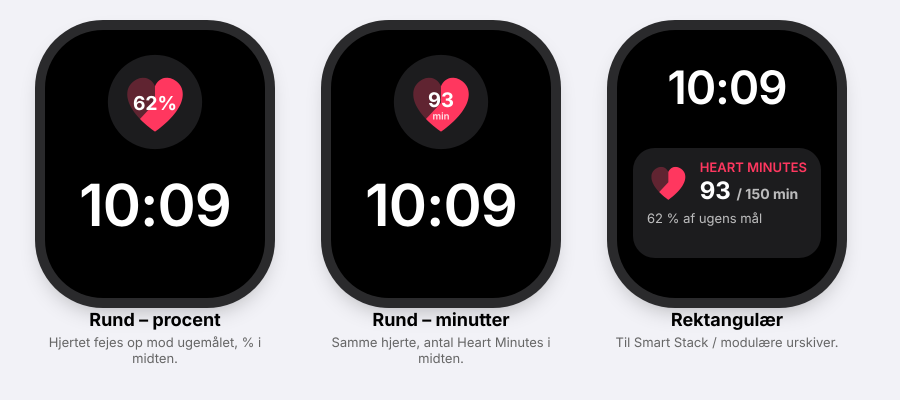
#> input picture Design/watch-complication-sketch.png, 1800 x 800 px, given in place of raw-home.png, which was not available (shown at 1/2 size)
$ python compose.py ../../Design ../../Design/watch-complication-sketch.png
#> lines starting #> are read from the running program, lines starting #| are printed output that depends on the picture; after the words box and inside, x2 and y2 are one past the last pixel; in counts of white or black regions, pixels touching at a corner belong together
"""Composes App Store screenshots: a headline and a subline on a soft background above a framed app screenshot.

Usage: python compose.py SHOTS_DIR OUT_DIR (needs Pillow and the SF Pro Rounded font from macOS).
SHOTS_DIR holds raw Simulator screenshots (iPhone 17 Pro Max, 1320 × 2868) of the app launched with `-DemoData YES`:
raw-home.png the widget page left of the Home Screen (Today View) with the large, medium and small widget, raw-1.png Overview,
raw-2c.png a workout in the heart rate chart, raw-3.png Settings, raw-4.png Overview in dark mode.
"""
import sys
from PIL import Image, ImageDraw, ImageFilter, ImageFont

W, H = 1320, 2868
ACCENT = (224, 5, 69)
FONT = "/System/Library/Fonts/SFNSRounded.ttf"


def font(size, weight):
    f = ImageFont.truetype(FONT, size)
    try:
        f.set_variation_by_name(weight)
    except Exception:
        pass
    return f


def gradient(top, bottom):
#> called with top = (255, 241, 245), bottom = (255, 220, 231)
    img = Image.new("RGB", (W, H), top)
    d = ImageDraw.Draw(img)
    for y in range(H):
        t = y / (H - 1)
        d.line([(0, y), (W, y)], fill=tuple(int(top[i] + (bottom[i] - top[i]) * t) for i in range(3)))
    return img


def wrap(draw, text, f, width):
    words, lines, line = text.split(), [], ""
    for w in words:
        test = (line + " " + w).strip()
        if draw.textlength(test, font=f) <= width or not line:
            line = test
        else:
            lines.append(line)
            line = w
    lines.append(line)
    return lines


def compose(shot, out, title, sub, dark=False, shot_width=1040, top=170):
    bg = gradient((44, 8, 22), (12, 2, 8)) if dark else gradient((255, 241, 245), (255, 220, 231))
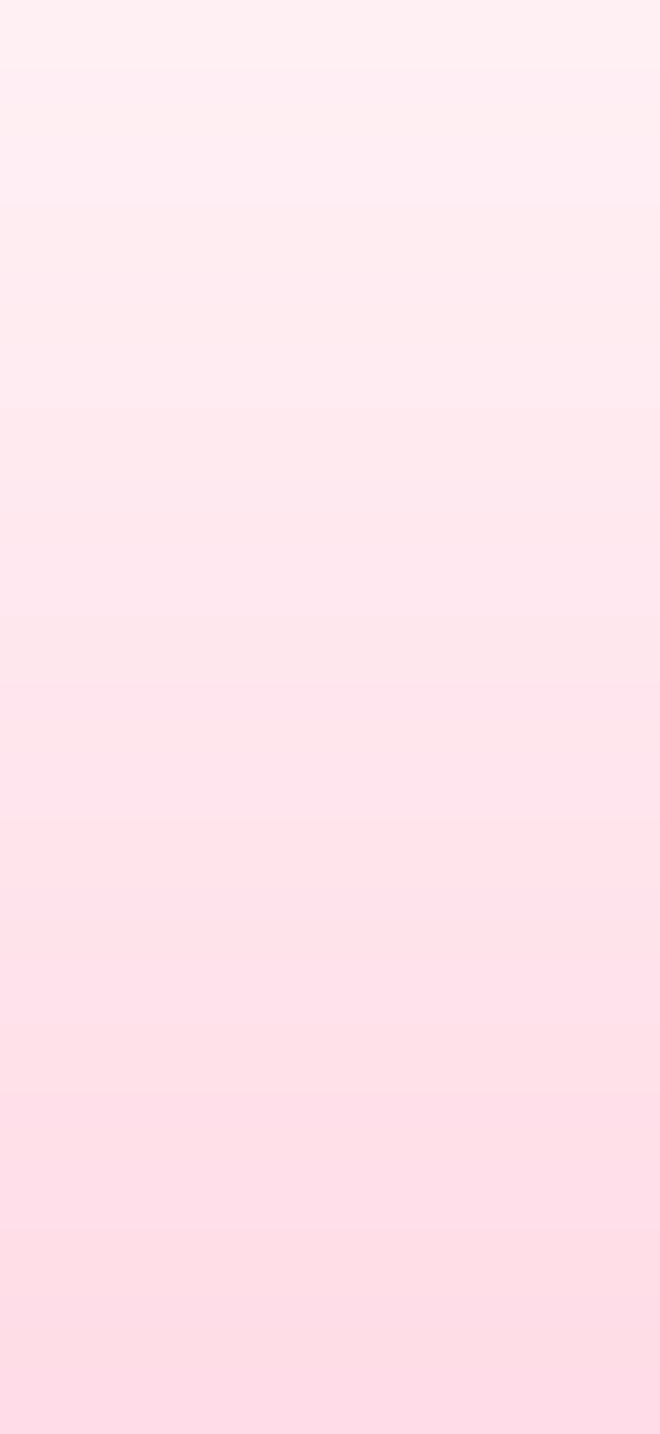
#> bg: PIL image 1320x2868 RGB (shown at 1/2 size); mean R, G, B 255, 230, 237.5
    d = ImageDraw.Draw(bg)
    title_f, sub_f = font(100, "Bold"), font(52, "Medium")
    y = top
    for line in wrap(d, title, title_f, W - 140):
#> in wrap, `words, lines, line = text.split(), [], ""`: words = ['Always', 'in', 'view']; line = ''
        d.text((W / 2, y), line, font=title_f, fill=(255, 92, 140) if dark else ACCENT, anchor="ma")
        y += 116
#> this loop made 1 pass
#> after the loop, y = 286
    y += 18
#> y = 304
    for line in wrap(d, sub, sub_f, W - 200):
        d.text((W / 2, y), line, font=sub_f, fill=(225, 205, 212) if dark else (88, 64, 72), anchor="ma")
        y += 66
#> this loop made 2 passes
#> (line, y) on passes 1 to 2: ('Your heart ring and week on the Home', 370), ('Screen', 436)
#> after the loop, y = 436
    y += 56
#> y = 492

    img = Image.open(shot).convert("RGB")
#> img is the input picture: PIL image 1800x800 RGB; mean R, G, B 121.6, 119.5, 122.5
    h = round(img.height * shot_width / img.width)
#> h = 462
    img = img.resize((shot_width, h), Image.LANCZOS)
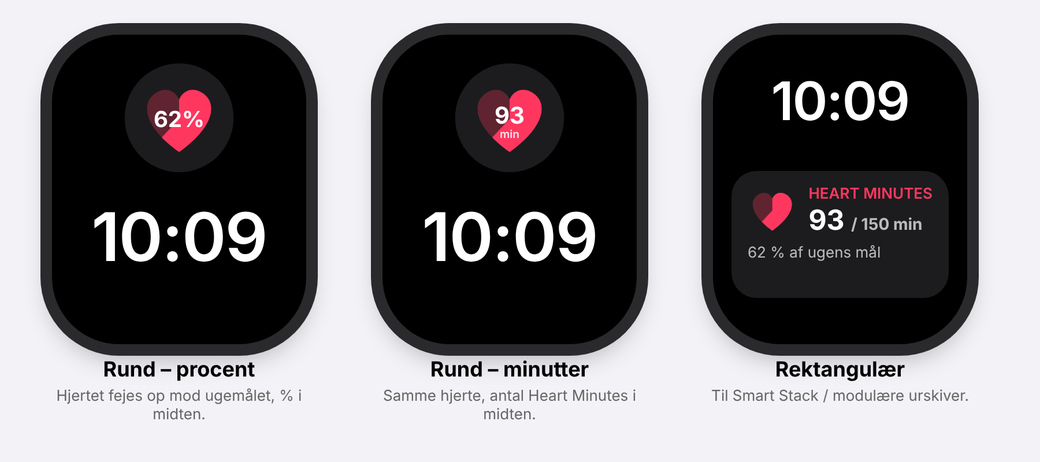
#> img: PIL image 1040x462 RGB; mean R, G, B 121.6, 119.6, 122.5
    radius = 96
    mask = Image.new("L", img.size, 0)
#> mask: PIL image 1040x462 L; every value is 0
    ImageDraw.Draw(mask).rounded_rectangle([0, 0, img.width - 1, img.height - 1], radius, fill=255)
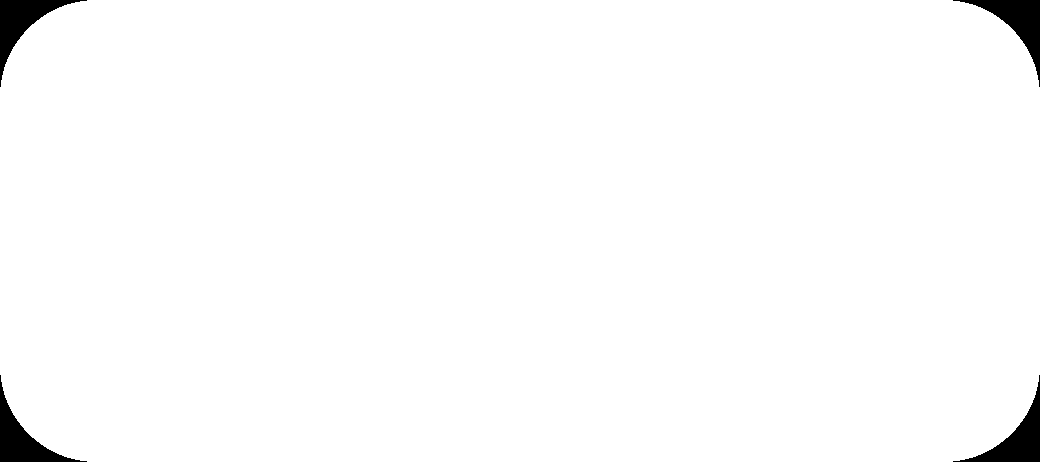
#> mask: PIL image 1040x462 L; 98.3% white; 4 black regions, box (x1, y1, x2, y2) and area: (0, 0, 87, 87) 2004, (953, 0, 1040, 87) 2004, (0, 375, 87, 462) 2004, (953, 375, 1040, 462) 2004
    x = (W - shot_width) // 2
    # Soft shadow and a thin frame.
    shadow = Image.new("RGBA", (W, H), (0, 0, 0, 0))
#> shadow: PIL image 1320x2868 RGBA; every value is 0
    ImageDraw.Draw(shadow).rounded_rectangle([x - 6, y + 14, x + shot_width + 6, y + h + 26], radius + 6,
                                             fill=(0, 0, 0, 110 if dark else 60))
    shadow = shadow.filter(ImageFilter.GaussianBlur(28))
    bg.paste(shadow, (0, 0), shadow)
    d = ImageDraw.Draw(bg)
    d.rounded_rectangle([x - 10, y - 10, x + shot_width + 10, y + h + 10], radius + 10,
                        fill=(70, 70, 76) if dark else (255, 255, 255))
    bg.paste(img, (x, y), mask)
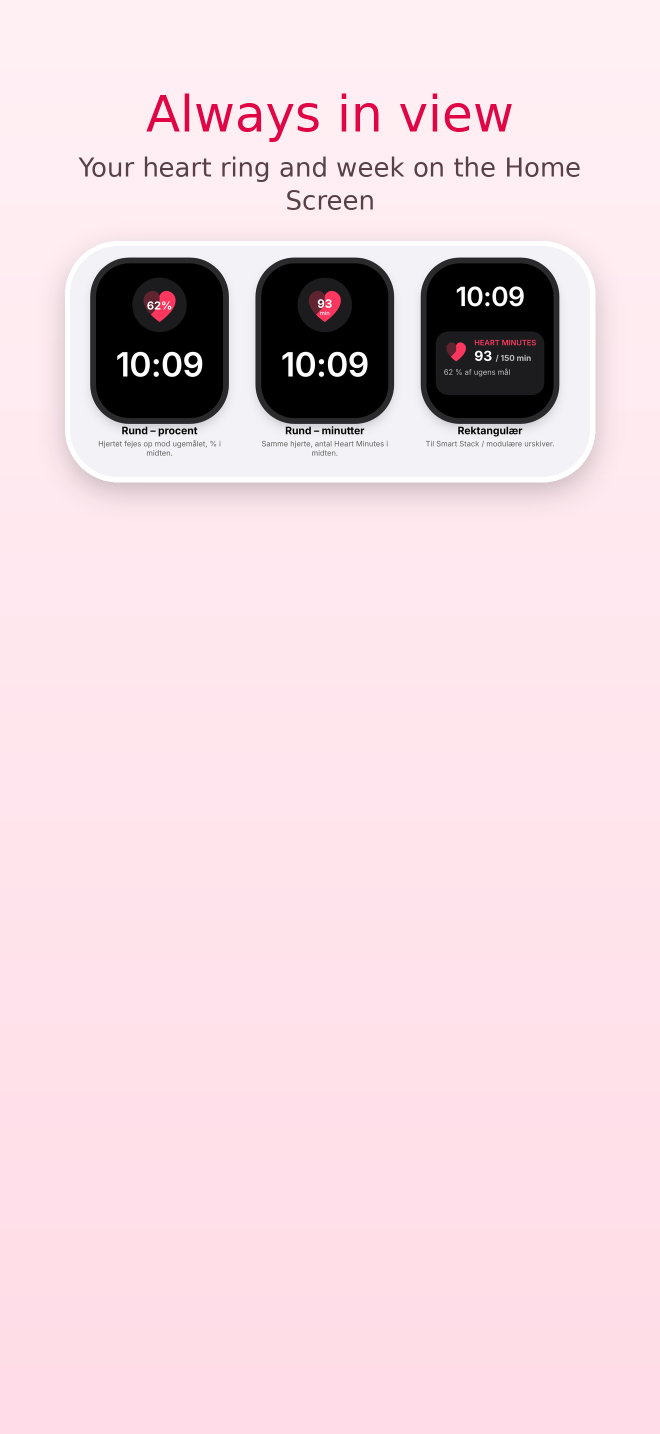
#> bg: PIL image 1320x2868 RGB (shown at 1/2 size); mean R, G, B 237, 213.6, 220.9
    bg.save(out)


if __name__ == "__main__":
    src, dst = sys.argv[1], sys.argv[2]
    # Widgets and complications first: they are the app's main interface.
    compose(f"{src}/raw-home.png", f"{dst}/1-home.png", "Always in view",
            "Your heart ring and week on the Home Screen")
    compose(f"{src}/raw-1.png", f"{dst}/4-week.png", "Workouts + everyday activity",
            "Brisk walks and bike rides are logged automatically in the background")
#> call 2 of compose, with shot = '../../Design/raw-1.png', title = 'Workouts + everyday activity', dark = False, shot_width = 1040, top = 170
#> the loop in compose (call 2), `for line in wrap(d, title, title_f, W - 140):` made 2 passes
#> (line, y) on passes 1 to 2: ('Workouts + everyday', 286), ('activity', 402)
#> after the loop in compose (call 2), `for line in wrap(d, title, title_f, W - 140):`: y = 402
#> in compose (call 2), `y += 18`: y = 420
#> the loop in compose (call 2), `for line in wrap(d, sub, sub_f, W - 200):` made 2 passes
#> (line, y) on passes 1 to 2: ('Brisk walks and bike rides are logged', 486), ('automatically in the background', 552)
#> after the loop in compose (call 2), `for line in wrap(d, sub, sub_f, W - 200):`: y = 552
#> in compose (call 2), `y += 56`: y = 608
#> in compose (call 2), `ImageDraw.Draw(shadow).rounded_rectangle([x - 6, y + 14, x + shot_widt..`:
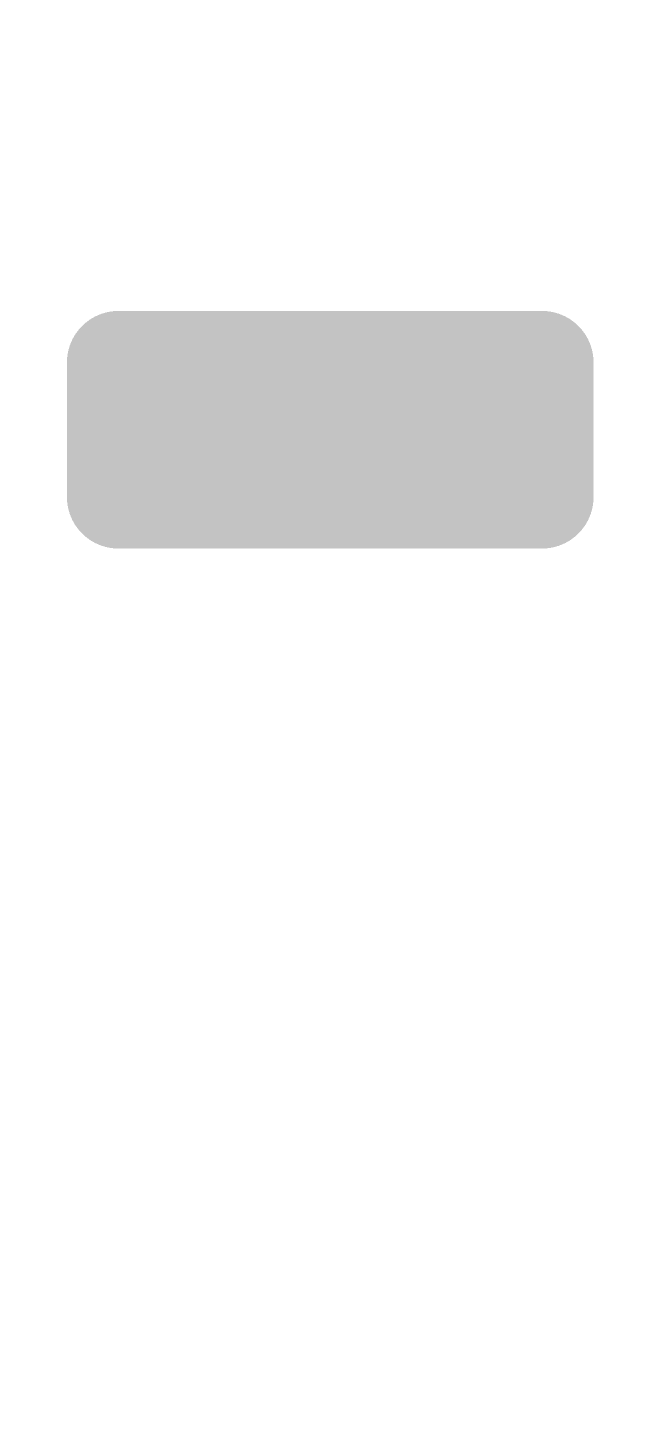
#> shadow: PIL image 1320x2868 RGBA (shown at 1/2 size); mean R, G, B, A 0, 0, 0, 7.8; transparent parts drawn white
#> in compose (call 2), `bg.paste(img, (x, y), mask)`:
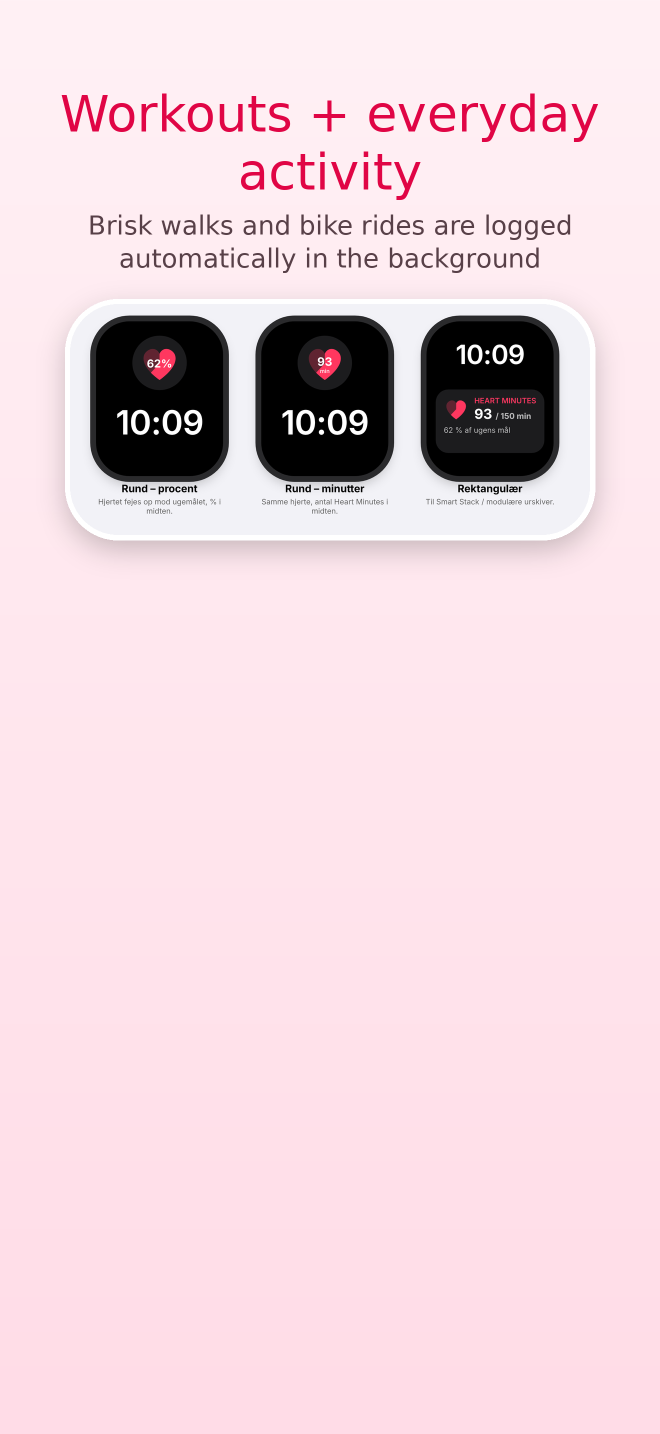
#> bg: PIL image 1320x2868 RGB (shown at 1/2 size); mean R, G, B 236.5, 212.5, 220
    compose(f"{src}/raw-2c.png", f"{dst}/5-workouts.png", "Every workout in detail",
            "Heart rate and zones for each workout")
#> (the run stopped early here; a loop or call above may not have finished)
